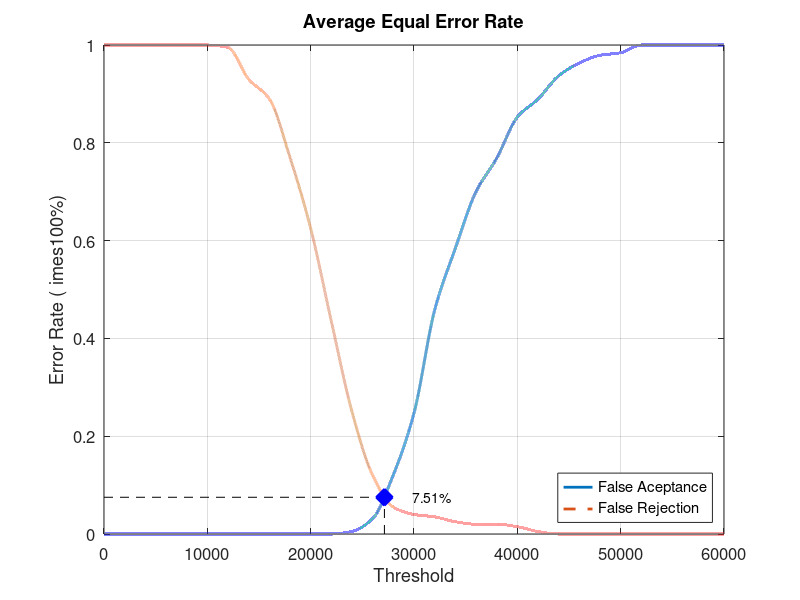
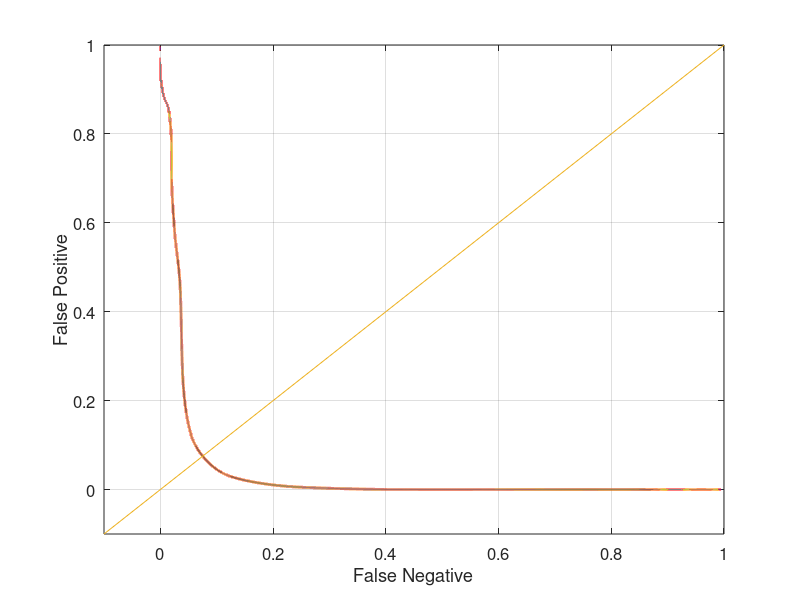

These figures' MATLAB source, in order:
close all;
clear;
clc;
x = 0:2000:60000;
xq = 0:0.5:60000;

y0 = [0 0 0 0 0 0 0 0 0 0 0 0 0.00526316 0.0315789 0.121053 0.247368 0.457895 0.584211 0.7 0.768421 0.852632 0.889474 0.936842 0.963158 0.978947 0.984211 1 1 1 1 1]
yy0 = interp1(x, y0, xq, 'pchip');
y1 = [1 1 1 1 1 1 0.995 0.93 0.89 0.77 0.625 0.435 0.25 0.12 0.055 0.04 0.035 0.025 0.02 0.02 0.015 0.005 0 0 0 0 0 0 0 0 0]
yy1 = interp1(x, y1, xq, 'pchip');

% Calculating EER: 
y2 = abs(y0 - y1);
find(y2 == min(y2))
yy2 = abs(yy0 - yy1);
xEER = find(yy2 == min(yy2));
xEERIndex = xq(xEER) % X-axis EER
yEER = yy0(xEER) % Y-axis EER

main = figure
plot(xq, yy0,'-','LineWidth', 2);	hold on
plot(xq, yy1,'--','LineWidth', 2);	hold on
plot([xEERIndex xEERIndex], [0 yEER], 'k--');	hold on
plot([0 xEERIndex], [yEER yEER], 'k--');	hold on
plot(xEERIndex, yEER, 'bx', 'LineWidth', 10);	hold on
text(xEERIndex + 10 * xEERIndex / 100, yEER, [num2str(round((10000 * yEER)) / 100) '%'])
legend('False Aceptance', 'False Rejection', 'Location', 'SouthEast')
xlabel('Threshold')
ylabel('Error Rate (	imes100%)')
title('Average Equal Error Rate')
set(gca, 'FontSize', 12)
axis([0 60000 0 1])
grid on

print(main, 'Database5_3Main', '-dpng');
FNRxFPR = figure('Color', [1 1 1]);
plot(yy1, yy0, '-', yy1, yy0, 'LineWidth', 2);
hold on
y = -0.1:0.1:1
plot(y, y); 
set(gca, 'FontSize', 12)
xlabel('False Negative')
ylabel('False Positive')
axis([-0.1 1 -0.1 1])
set(gca, 'FontSize', 12)
grid on

print(FNRxFPR, 'Database5_3FNRxFPR','-dpng');
